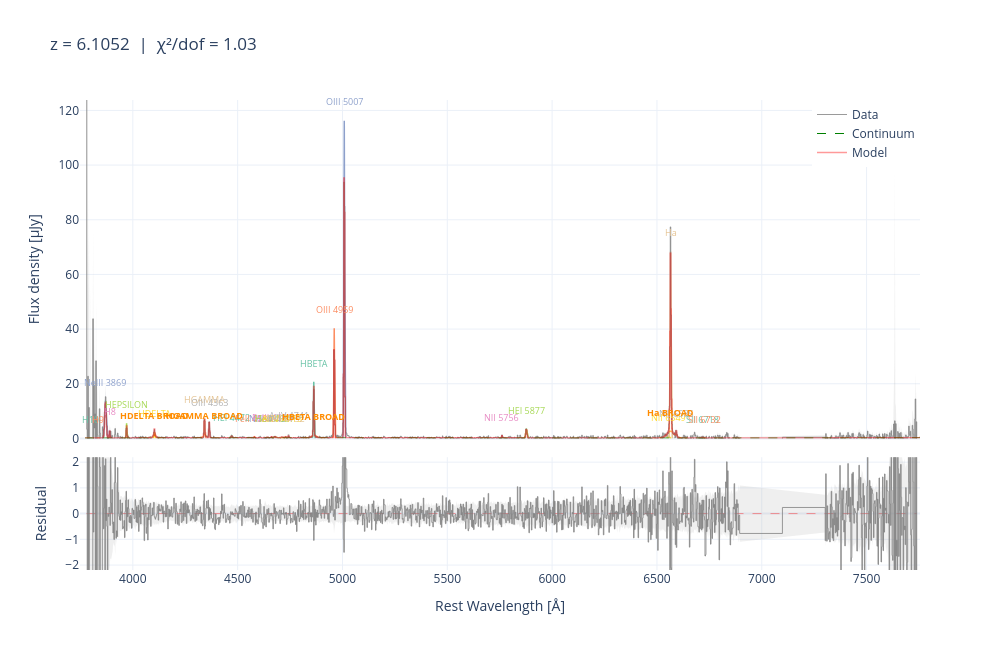

The notebook cell this image was saved under:
### Markdown cell above
## Interactive plot

Use the plotly interactive plot to zoom into the Hα+[NII] complex
and inspect narrow vs broad components.

### Code cell
fig_interactive = jwspecfit.plot_fit_interactive(result2.best_fit,rest_frame=True)
fig_interactive.show()
